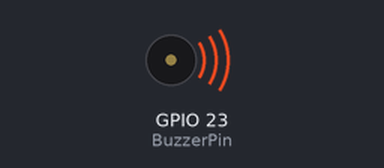
Simulated run of this program. Board: Raspberry Pi (BCM pin numbers). On the bench: buzzer (waves = sounding, pin HIGH).

Above: at 0.5 s.
Timing chart, 0 to 4.6 s (numbered marks = the images above):
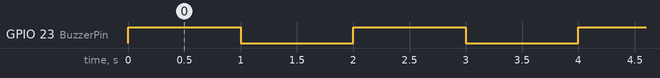

Measured:
- by itself, GPIO 23 (BuzzerPin): alternates HIGH for 1.0 s and LOW for 1.0 s

The program:

buzzer-5V.py
```python
import RPi.GPIO as GPIO
import time

GPIO.setmode(GPIO.BCM)
GPIO.setwarnings(False)

BuzzerPin = 23
BuzzerState = False

GPIO.setup(BuzzerPin, GPIO.OUT)

while True:
    BuzzerState = not BuzzerState
    GPIO.output(BuzzerPin, BuzzerState)
    time.sleep(1)
```
